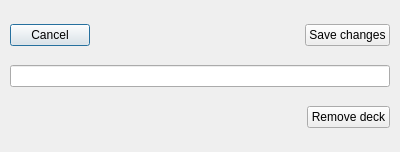
<?xml version="1.0" encoding="UTF-8"?>
<ui version="4.0">
 <class>editDeck</class>
 <widget class="QDialog" name="editDeck">
  <property name="geometry">
   <rect>
    <x>0</x>
    <y>0</y>
    <width>400</width>
    <height>152</height>
   </rect>
  </property>
  <property name="windowTitle">
   <string>Form</string>
  </property>
  <layout class="QGridLayout" name="gridLayout">
   <property name="leftMargin">
    <number>0</number>
   </property>
   <property name="topMargin">
    <number>0</number>
   </property>
   <property name="rightMargin">
    <number>0</number>
   </property>
   <property name="bottomMargin">
    <number>0</number>
   </property>
   <property name="spacing">
    <number>0</number>
   </property>
   <item row="1" column="0">
    <widget class="QFrame" name="frame">
     <property name="frameShape">
      <enum>QFrame::NoFrame</enum>
     </property>
     <property name="frameShadow">
      <enum>QFrame::Plain</enum>
     </property>
     <property name="lineWidth">
      <number>0</number>
     </property>
     <layout class="QVBoxLayout" name="verticalLayout">
      <property name="spacing">
       <number>5</number>
      </property>
      <property name="leftMargin">
       <number>10</number>
      </property>
      <property name="topMargin">
       <number>10</number>
      </property>
      <property name="rightMargin">
       <number>10</number>
      </property>
      <property name="bottomMargin">
       <number>10</number>
      </property>
      <item>
       <layout class="QHBoxLayout" name="horizontalLayout_2">
        <property name="sizeConstraint">
         <enum>QLayout::SetMinimumSize</enum>
        </property>
        <item>
         <widget class="QPushButton" name="ButtonCancelEdit">
          <property name="sizePolicy">
           <sizepolicy hsizetype="Fixed" vsizetype="Fixed">
            <horstretch>0</horstretch>
            <verstretch>0</verstretch>
           </sizepolicy>
          </property>
          <property name="text">
           <string>Cancel</string>
          </property>
         </widget>
        </item>
        <item>
         <spacer name="horizontalSpacer">
          <property name="orientation">
           <enum>Qt::Horizontal</enum>
          </property>
          <property name="sizeHint" stdset="0">
           <size>
            <width>40</width>
            <height>20</height>
           </size>
          </property>
         </spacer>
        </item>
        <item>
         <widget class="QPushButton" name="ButtonSaveExit">
          <property name="sizePolicy">
           <sizepolicy hsizetype="Fixed" vsizetype="Fixed">
            <horstretch>0</horstretch>
            <verstretch>0</verstretch>
           </sizepolicy>
          </property>
          <property name="text">
           <string>Save changes</string>
          </property>
         </widget>
        </item>
       </layout>
      </item>
      <item>
       <widget class="LineEdit" name="lineeditDeckName">
        <property name="tabletTracking">
         <bool>false</bool>
        </property>
        <property name="focusPolicy">
         <enum>Qt::StrongFocus</enum>
        </property>
       </widget>
      </item>
      <item>
       <layout class="QHBoxLayout" name="horizontalLayout">
        <property name="sizeConstraint">
         <enum>QLayout::SetMinimumSize</enum>
        </property>
        <item>
         <spacer name="horizontalSpacer_4">
          <property name="orientation">
           <enum>Qt::Horizontal</enum>
          </property>
          <property name="sizeHint" stdset="0">
           <size>
            <width>40</width>
            <height>20</height>
           </size>
          </property>
         </spacer>
        </item>
        <item>
         <widget class="QPushButton" name="ButtonRemoveDeck">
          <property name="sizePolicy">
           <sizepolicy hsizetype="Fixed" vsizetype="Fixed">
            <horstretch>0</horstretch>
            <verstretch>0</verstretch>
           </sizepolicy>
          </property>
          <property name="text">
           <string>Remove deck</string>
          </property>
         </widget>
        </item>
       </layout>
      </item>
     </layout>
    </widget>
   </item>
  </layout>
 </widget>
 <customwidgets>
  <customwidget>
   <class>LineEdit</class>
   <extends>QLineEdit</extends>
   <header location="global">components/other/lineEditVirtualKeyboard.h</header>
  </customwidget>
 </customwidgets>
 <resources/>
 <connections/>
</ui>
